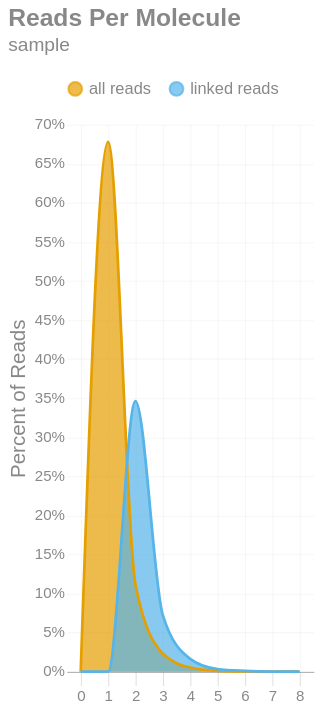

The notebook cell this image was saved under:
### Markdown cell above
### Reads per Molecule
This chart shows the distribution of the number of reads per linked molecule. That is, how many alignments are associated with a unique molecule. This excludes the number of reads associated with invalid or absent linked-read barcodes. The `linked` histogram is the percentages recalculated when disregarding singletons.

### Code cell
if SKIPLR:
    print_html(f"Skipped")
else:

    binned_counts = np.bincount(valids['reads'].astype(int))
    all_perc = (binned_counts / n_reads)
    linked_perc = (binned_counts / n_linked_reads)
    linked_perc[1] = 0
    binned_df = pd.DataFrame({
        'readsper': range(len(binned_counts)),
        'all reads': all_perc,
        'linked reads': linked_perc
    })
    (
        density_plot(binned_df, 'Reads Per Molecule', samplename, 'readspmol')
        .encode(
            x=alt.X('readsper:O', title=None).axis(labelAngle=0)
                .scale(domainMax= binned_df['readsper'].max()),
            y=alt.Y('value:Q', title='Percent of Reads')
                .axis(format='%')
                .stack(False),
            color=alt.Color("key:N").scale(domain = ["all reads", "linked reads"]),
            tooltip = [
                alt.Tooltip("key:N", title = "Data Type"),
                alt.Tooltip("readsper:O", title="Reads Per Molecule"),
                alt.Tooltip("value:Q", format = ".2%", title="% Reads")
            ]
        )
    ).display()

### Figure 1 — Vega-Lite specification as saved in the notebook (floating-point values rounded to 4 significant figures)
{"width": "container", "height": 400, "config": {"title": {"anchor": "start", "dy": -15, "fontSize": 18, "color": "#888888", "subtitleColor": "#888888", "subtitleFontSize": 14}, "arc": {"fill": "#0072B2"}, "axis": {"domainColor": "#888888", "domainWidth": 0.5, "gridWidth": 0.2, "grid": false, "titleFontWeight": 400, "titleFontSize": 15, "labelFontSize": 11, "labelColor": "#888888", "tickColor": "#888888", "tickWidth": 0.2, "titleColor": "#888888"}, "axisBand": {"grid": false}, "axisX": {"grid": true, "tickSize": 10, "domainCap": "round"}, "axisY": {"domain": false, "grid": true, "tickSize": 0, "domainCap": "round"}, "background": "transparent", "header": {"labelFontSize": 15, "labelColor": "#888888", "titleFontSize": 15, "titleFontWeight": 600, "titleColor": "#888888"}, "legend": {"labelFont": "sans-serif", "labelFontSize": 12, "labelColor": "#888888", "symbolSize": 100, "symbolType": "circle", "titleFontSize": 12, "titlePadding": 10, "titleColor": "#888888", "title": null, "orient": "top"}, "range": {"category": ["#E69F00", "#56B4E9", "#009E73", "#F0E442", "#0072B2", "#D55E00", "#CC79A7", "#000000"], "diverging": ["#cfe8f3", "#a2d4ec", "#73bfe2", "#46abdb", "#1696d2", "#12719e"]}, "area": {"fill": "#0072B2", "fillOpacity": 0.7, "line": true, "strokeOpacity": 0.7}, "line": {"color": "#0072B2", "stroke": "#0072B2", "strokeWidth": 2}, "trail": {"color": "#0072B2", "stroke": "#0072B2", "strokeWidth": 0, "size": 1}, "point": {"filled": true}, "text": {"color": "#888888", "fontSize": 11, "align": "right", "fontWeight": 400, "size": 11}, "bar": {"fill": "#0072B2", "stroke": null}, "view": {"stroke": null, "continuousWidth": 660, "continuousHeight": 400}}, "data": {"name": "data-a5019e2e2c32c463e765e2ad49bd45bb"}, "mark": {"type": "area", "interpolate": "monotone"}, "encoding": {"color": {"field": "key", "scale": {"domain": ["all reads", "linked reads"]}, "type": "nominal"}, "tooltip": [{"field": "key", "title": "Data Type", "type": "nominal"}, {"field": "readsper", "title": "Reads Per Molecule", "type": "ordinal"}, {"field": "value", "format": ".2%", "title": "% Reads", "type": "quantitative"}], "x": {"axis": {"labelAngle": 0}, "field": "readsper", "scale": {"domainMax": 8.0}, "title": null, "type": "ordinal"}, "y": {"axis": {"format": "%"}, "field": "value", "stack": false, "title": "Percent of Reads", "type": "quantitative"}}, "params": [{"name": "param_c36ac31b6afebe62", "select": {"type": "point", "fields": ["key"]}, "bind": "legend"}], "title": {"text": "Reads Per Molecule", "subtitle": "sample"}, "transform": [{"fold": ["all reads", "linked reads"]}, {"filter": {"param": "param_c36ac31b6afebe62"}}], "usermeta": {"embedOptions": {"downloadFileName": "sample.readspmol"}}, "$schema": "https://vega.github.io/schema/vega-lite/v6.1.0.json", "datasets": {"data-a5019e2e2c32c463e765e2ad49bd45bb": [{"readsper": 0, "all reads": 0.0, "linked reads": 0.0}, {"readsper": 1, "all reads": 0.6778, "linked reads": 0.0}, {"readsper": 2, "all reads": 0.1115, "linked reads": 0.3461}, {"readsper": 3, "all reads": 0.02331, "linked reads": 0.07235}, {"readsper": 4, "all reads": 0.005307, "linked reads": 0.01647}, {"readsper": 5, "all reads": 0.001074, "linked reads": 0.003334}, {"readsper": 6, "all reads": 0.0003256, "linked reads": 0.00101}, {"readsper": 7, "all reads": 6.512e-05, "linked reads": 0.0002021}, {"readsper": 8, "all reads": 3.256e-05, "linked reads": 0.000101}]}}
